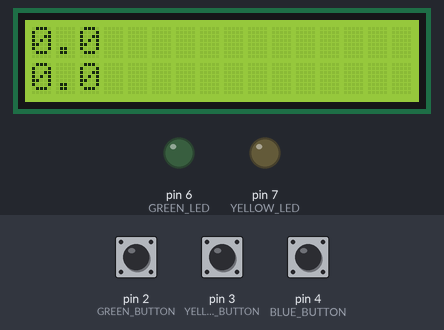
A sketch run on a simulated Arduino Uno, built with avr-gcc and run on an emulated ATmega328P. Shown: 16×2 character LCD, output pins drawn as LEDs (lit = HIGH). The test bench sets the inputs (shaded band); at power-on: pin 2 (GREEN_BUTTON) HIGH, pin 3 (YELLOW_BUTTON) HIGH, pin 4 (BLUE_BUTTON) HIGH.

Above: at 1.3 s.
1.4 s: pin 2 (GREEN_BUTTON) pulled LOW for 0.15 s
At 2.06 s:
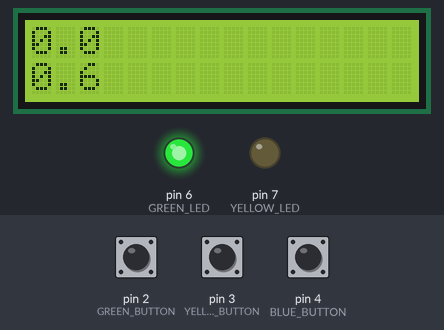
2.1 s: pin 3 (YELLOW_BUTTON) pulled LOW for 0.15 s
At 2.76 s:
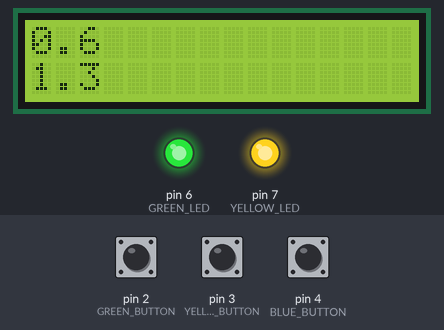
2.8 s: pin 2 (GREEN_BUTTON) pulled LOW for 1 s
At 3.04 s:
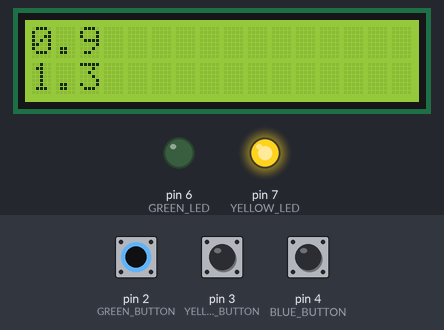
4.4 s: pin 4 (BLUE_BUTTON) pulled LOW for 0.15 s
At 4.42 s:
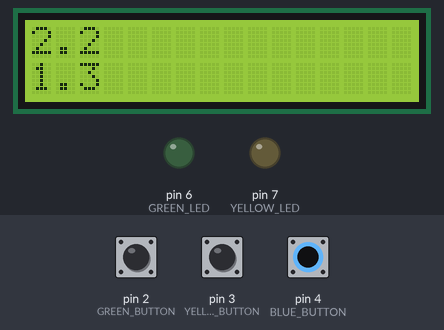
6.0 s: pin 3 (YELLOW_BUTTON) pulled LOW for 1 s
At 6.15 s:
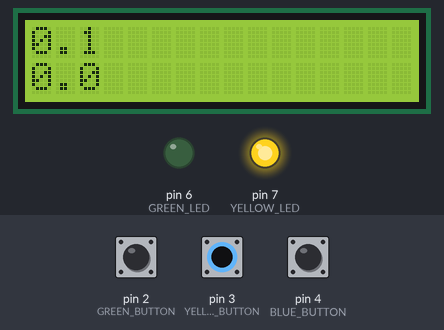
7.6 s: pin 4 (BLUE_BUTTON) pulled LOW for 1 s
At 7.67 s:
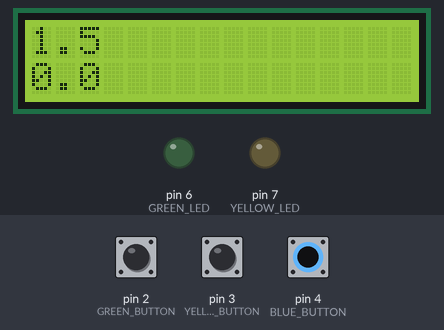
Timing chart, 0 to 10.6 s (numbered marks = the images above; inputs shaded):
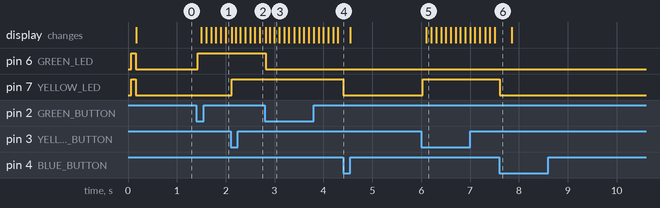

The sketch:

TwoTimersArduino.ino
```cpp
#include <LiquidCrystal.h>

/***  LCD ***/
LiquidCrystal lcd(13, 12, 11, 10, 9, 8);
#define LINE_1 0
#define LINE_2 1

#define GREEN_BUTTON 2
#define YELLOW_BUTTON 3
#define BLUE_BUTTON 4

#define GREEN_LED 6
#define YELLOW_LED 7


/*** Interrupt flags ***/
volatile int mainEventFlags = 0;
#define GREEN_BUTTON_FLAG 0x01
#define YELLOW_BUTTON_FLAG 0x02

unsigned long yellowTimerMs = 0;
uint8_t isyellowTimerRunning = 0;

unsigned long greenTimerMs = 0;
uint8_t isgreenTimerRunning = 0;

unsigned long priorTimeMs = 0;

void setup() {
  Serial.begin(9600);
  lcd.begin(16, 2);

  pinMode(YELLOW_BUTTON, INPUT_PULLUP);
  pinMode(GREEN_BUTTON, INPUT_PULLUP);
  pinMode(BLUE_BUTTON, INPUT_PULLUP);

  attachInterrupt(digitalPinToInterrupt(GREEN_BUTTON), green_pushbutton_isr, FALLING);
  attachInterrupt(digitalPinToInterrupt(YELLOW_BUTTON), yellow_pushbutton_isr, FALLING);

  pinMode(GREEN_LED, OUTPUT);
  pinMode(YELLOW_LED, OUTPUT);

  digitalWrite(GREEN_LED, HIGH);
  digitalWrite(YELLOW_LED, HIGH);
  delay(100);
  digitalWrite(GREEN_LED, LOW);
  digitalWrite(YELLOW_LED, LOW);


}

void loop() {

  if (mainEventFlags & GREEN_BUTTON_FLAG) {
    delay(20);
    mainEventFlags &= ~GREEN_BUTTON_FLAG;
    if (!digitalRead(GREEN_BUTTON)) {
      // do stuff
      isgreenTimerRunning = !isgreenTimerRunning;
      digitalWrite(GREEN_LED, isgreenTimerRunning);
    }
  }
  if (mainEventFlags & YELLOW_BUTTON_FLAG) {
    delay(20);
    mainEventFlags &= ~YELLOW_BUTTON_FLAG;
    if (!digitalRead(YELLOW_BUTTON)) {
      // do stuff
      isyellowTimerRunning = !isyellowTimerRunning;
      digitalWrite(YELLOW_LED, isyellowTimerRunning);
    }
  }
  if (!digitalRead(BLUE_BUTTON)) {
    // do stuff
    digitalWrite(GREEN_LED, LOW);
    digitalWrite(YELLOW_LED, LOW);
    lcd.clear();
    isyellowTimerRunning = 0;
    yellowTimerMs = 0;
    isgreenTimerRunning = 0;
    greenTimerMs = 0;
  }


  unsigned long currentTimeMs = millis();
  unsigned long elapsedTimeMs = currentTimeMs - priorTimeMs;
  priorTimeMs = currentTimeMs;
  if(isyellowTimerRunning){
    yellowTimerMs += elapsedTimeMs;

  }
  if(isgreenTimerRunning){
    greenTimerMs += elapsedTimeMs;

  }
  updateLCD();
  delay(10);
}


// Simple ISRs that set flags only
void green_pushbutton_isr() {
  mainEventFlags |= GREEN_BUTTON_FLAG;
}

void yellow_pushbutton_isr() {
  mainEventFlags |= YELLOW_BUTTON_FLAG;
}

void updateLCD(){
  lcd.setCursor(0,LINE_1);
  lcd.print(yellowTimerMs / 1000);
  lcd.print(".");
  lcd.print(yellowTimerMs / 100 % 10);

  lcd.setCursor(0,LINE_2);
  lcd.print(greenTimerMs / 1000);
  lcd.print(".");
  lcd.print(greenTimerMs / 100 % 10);
}
```

Measured:
- after the input at 1.4 s, pin 6 (GREEN_LED): LOW → HIGH at once; the display: first changes after 0.09 s (image 1 shows a later state)
- after the input at 2.1 s, pin 7 (YELLOW_LED): LOW → HIGH at once
- after the input at 2.8 s, pin 6 (GREEN_LED): HIGH → LOW at once
- after the input at 4.4 s, pin 7 (YELLOW_LED): HIGH → LOW at once
- after the input at 6.0 s, pin 7 (YELLOW_LED): LOW → HIGH at once; the display: changes after 0.10 s (image 5)
- after the input at 7.6 s, pin 7 (YELLOW_LED): HIGH → LOW at once
